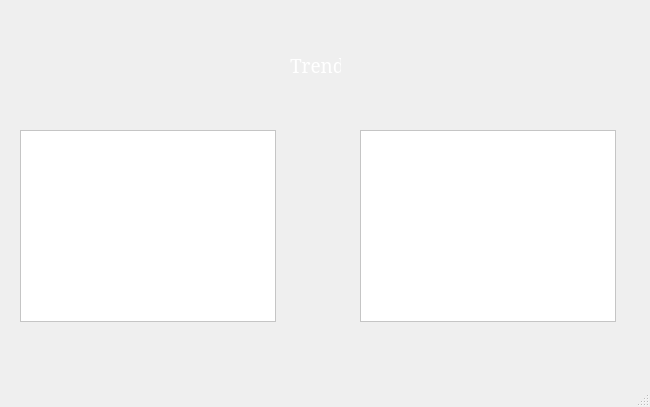
<?xml version="1.0" encoding="UTF-8"?>
<ui version="4.0">
 <class>trendWindow</class>
 <widget class="QMainWindow" name="trendWindow">
  <property name="geometry">
   <rect>
    <x>0</x>
    <y>0</y>
    <width>650</width>
    <height>407</height>
   </rect>
  </property>
  <property name="windowTitle">
   <string>Weather station (Trend)</string>
  </property>
  <widget class="QWidget" name="centralwidget">
   <widget class="QLabel" name="currentLabel">
    <property name="geometry">
     <rect>
      <x>290</x>
      <y>50</y>
      <width>51</width>
      <height>31</height>
     </rect>
    </property>
    <property name="palette">
     <palette>
      <active>
       <colorrole role="WindowText">
        <brush brushstyle="SolidPattern">
         <color alpha="255">
          <red>255</red>
          <green>255</green>
          <blue>255</blue>
         </color>
        </brush>
       </colorrole>
       <colorrole role="Button">
        <brush brushstyle="SolidPattern">
         <color alpha="0">
          <red>0</red>
          <green>0</green>
          <blue>0</blue>
         </color>
        </brush>
       </colorrole>
       <colorrole role="Text">
        <brush brushstyle="SolidPattern">
         <color alpha="255">
          <red>249</red>
          <green>249</green>
          <blue>249</blue>
         </color>
        </brush>
       </colorrole>
       <colorrole role="ButtonText">
        <brush brushstyle="SolidPattern">
         <color alpha="255">
          <red>249</red>
          <green>249</green>
          <blue>249</blue>
         </color>
        </brush>
       </colorrole>
       <colorrole role="Base">
        <brush brushstyle="SolidPattern">
         <color alpha="0">
          <red>0</red>
          <green>0</green>
          <blue>0</blue>
         </color>
        </brush>
       </colorrole>
       <colorrole role="Window">
        <brush brushstyle="SolidPattern">
         <color alpha="0">
          <red>0</red>
          <green>0</green>
          <blue>0</blue>
         </color>
        </brush>
       </colorrole>
       <colorrole role="ToolTipText">
        <brush brushstyle="SolidPattern">
         <color alpha="255">
          <red>254</red>
          <green>254</green>
          <blue>254</blue>
         </color>
        </brush>
       </colorrole>
      </active>
      <inactive>
       <colorrole role="WindowText">
        <brush brushstyle="SolidPattern">
         <color alpha="255">
          <red>255</red>
          <green>255</green>
          <blue>255</blue>
         </color>
        </brush>
       </colorrole>
       <colorrole role="Button">
        <brush brushstyle="SolidPattern">
         <color alpha="0">
          <red>0</red>
          <green>0</green>
          <blue>0</blue>
         </color>
        </brush>
       </colorrole>
       <colorrole role="Text">
        <brush brushstyle="SolidPattern">
         <color alpha="255">
          <red>249</red>
          <green>249</green>
          <blue>249</blue>
         </color>
        </brush>
       </colorrole>
       <colorrole role="ButtonText">
        <brush brushstyle="SolidPattern">
         <color alpha="255">
          <red>249</red>
          <green>249</green>
          <blue>249</blue>
         </color>
        </brush>
       </colorrole>
       <colorrole role="Base">
        <brush brushstyle="SolidPattern">
         <color alpha="0">
          <red>0</red>
          <green>0</green>
          <blue>0</blue>
         </color>
        </brush>
       </colorrole>
       <colorrole role="Window">
        <brush brushstyle="SolidPattern">
         <color alpha="0">
          <red>0</red>
          <green>0</green>
          <blue>0</blue>
         </color>
        </brush>
       </colorrole>
       <colorrole role="ToolTipText">
        <brush brushstyle="SolidPattern">
         <color alpha="255">
          <red>254</red>
          <green>254</green>
          <blue>254</blue>
         </color>
        </brush>
       </colorrole>
      </inactive>
      <disabled>
       <colorrole role="WindowText">
        <brush brushstyle="SolidPattern">
         <color alpha="255">
          <red>120</red>
          <green>120</green>
          <blue>120</blue>
         </color>
        </brush>
       </colorrole>
       <colorrole role="Button">
        <brush brushstyle="SolidPattern">
         <color alpha="0">
          <red>0</red>
          <green>0</green>
          <blue>0</blue>
         </color>
        </brush>
       </colorrole>
       <colorrole role="Text">
        <brush brushstyle="SolidPattern">
         <color alpha="255">
          <red>120</red>
          <green>120</green>
          <blue>120</blue>
         </color>
        </brush>
       </colorrole>
       <colorrole role="ButtonText">
        <brush brushstyle="SolidPattern">
         <color alpha="255">
          <red>120</red>
          <green>120</green>
          <blue>120</blue>
         </color>
        </brush>
       </colorrole>
       <colorrole role="Base">
        <brush brushstyle="SolidPattern">
         <color alpha="0">
          <red>0</red>
          <green>0</green>
          <blue>0</blue>
         </color>
        </brush>
       </colorrole>
       <colorrole role="Window">
        <brush brushstyle="SolidPattern">
         <color alpha="0">
          <red>0</red>
          <green>0</green>
          <blue>0</blue>
         </color>
        </brush>
       </colorrole>
       <colorrole role="ToolTipText">
        <brush brushstyle="SolidPattern">
         <color alpha="255">
          <red>254</red>
          <green>254</green>
          <blue>254</blue>
         </color>
        </brush>
       </colorrole>
      </disabled>
     </palette>
    </property>
    <property name="font">
     <font>
      <family>SimSun</family>
      <pointsize>14</pointsize>
     </font>
    </property>
    <property name="styleSheet">
     <string notr="true">background-color: rgba(0,0,0,0%)
</string>
    </property>
    <property name="text">
     <string>Trend</string>
    </property>
   </widget>
   <widget class="QTableView" name="tableView">
    <property name="geometry">
     <rect>
      <x>360</x>
      <y>130</y>
      <width>256</width>
      <height>192</height>
     </rect>
    </property>
    <property name="styleSheet">
     <string notr="true">background-color: rgb(255, 255, 255);</string>
    </property>
   </widget>
   <widget class="QGraphicsView" name="graphicsView">
    <property name="geometry">
     <rect>
      <x>20</x>
      <y>130</y>
      <width>256</width>
      <height>192</height>
     </rect>
    </property>
    <property name="styleSheet">
     <string notr="true">background-color: rgb(255, 255, 255);</string>
    </property>
   </widget>
  </widget>
  <widget class="QStatusBar" name="statusbar"/>
 </widget>
 <resources/>
 <connections/>
</ui>
